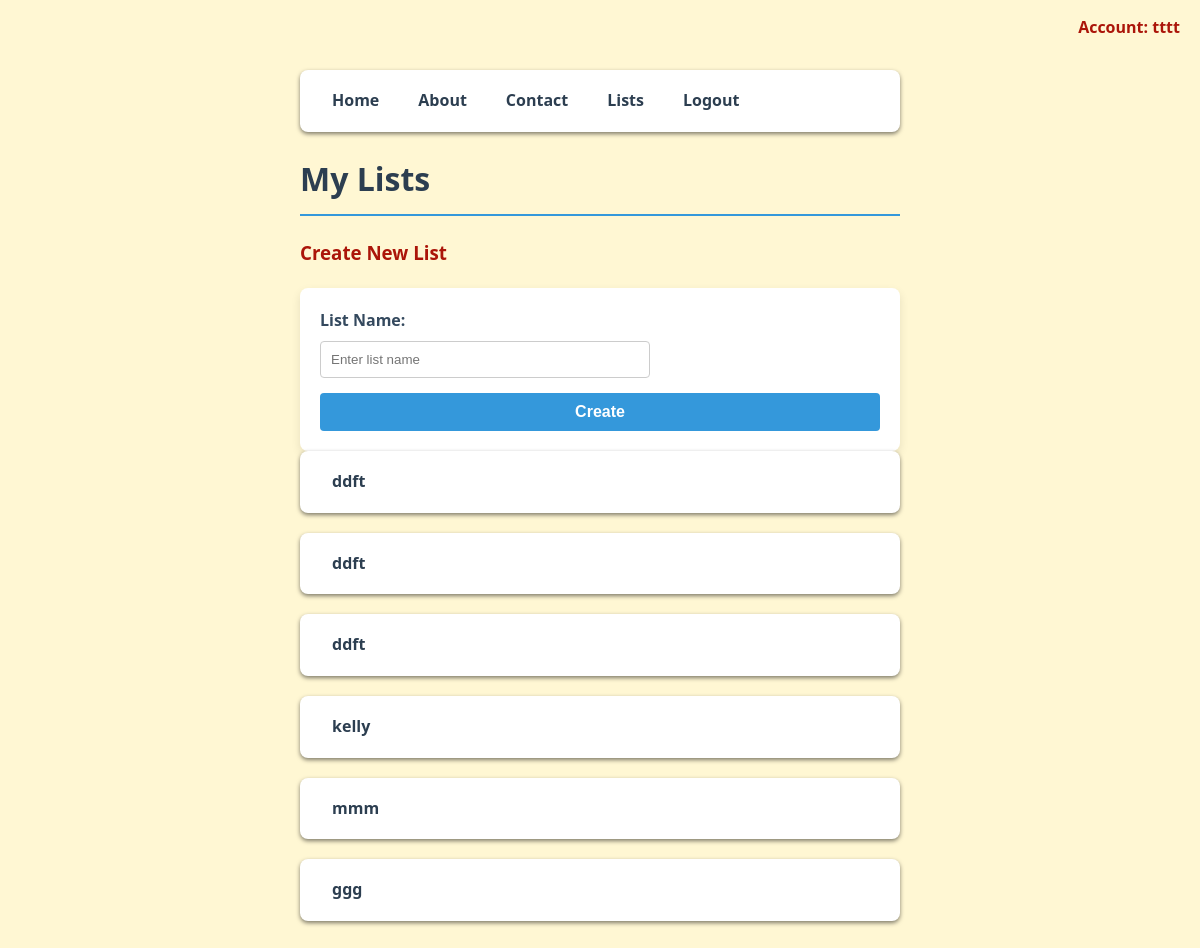
The app's page /lists (signed in), older data.
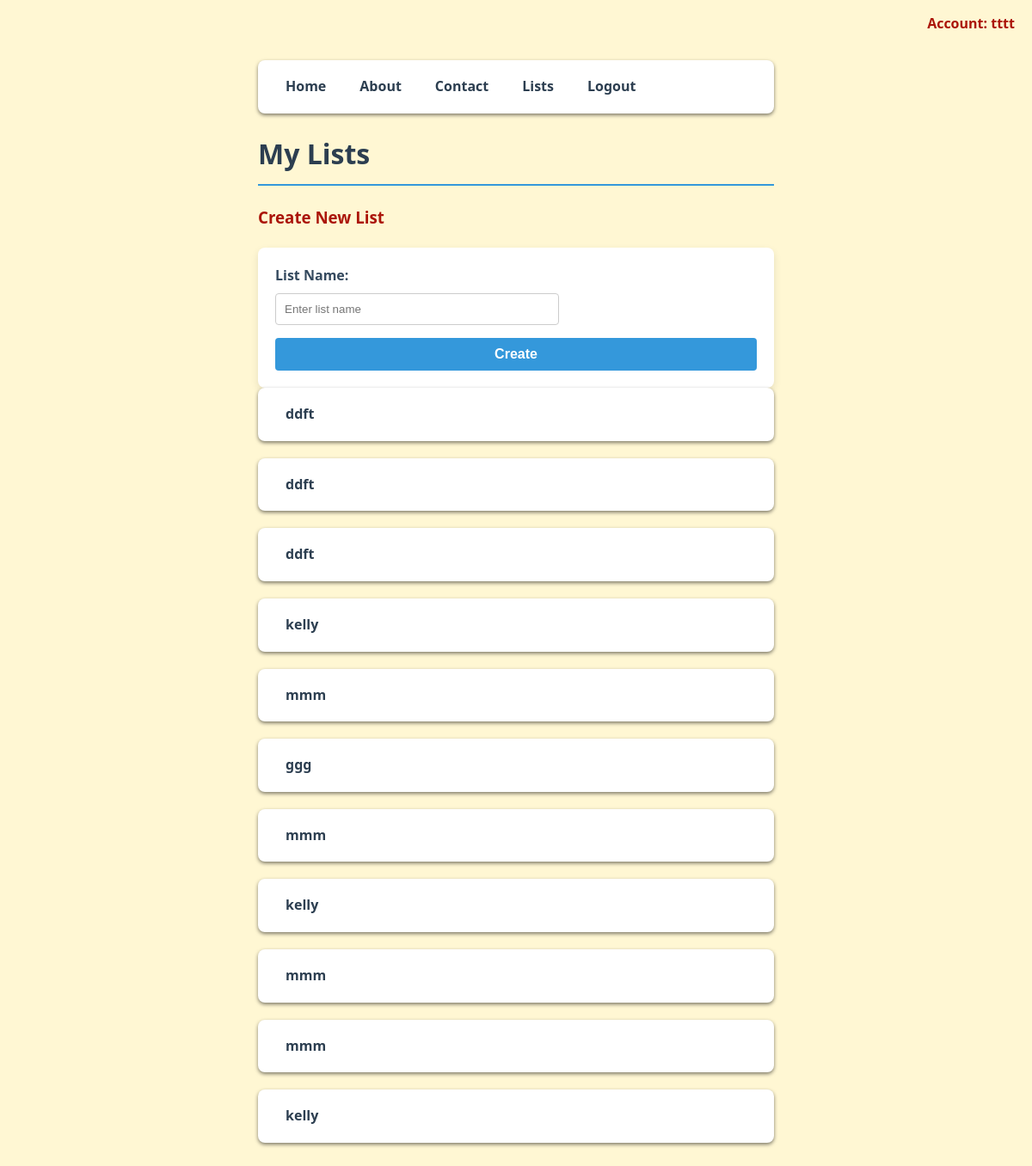
The same page, newer data.
### site.py (models this page shows)
class Group(db.Model):
    id = db.Column(db.Integer, primary_key=True)
    name = db.Column(db.String(100), nullable=False)
    user_id = db.Column(db.Integer, db.ForeignKey('user.id'), nullable=False)
    items = db.relationship('Item', backref='group', lazy=True)

### site.py (the view)
@app.route('/lists')
def lists():
    username = session.get('username')
    if not username:
        return redirect(url_for('login'))
    user = User.query.filter_by(username=username).first()
    if user:
        user_lists = Group.query.filter_by(user_id=user.id).all()
        return render_template('lists.html', lists=user_lists, username=username)
    return redirect(url_for('home'))

### templates/lists.html (shortened to what this page needs)
<!DOCTYPE html>
<html lang="en">
<head>
    <link rel="stylesheet" href="{{ url_for('static', filename='style.css') }}">
</head>
<body>
    <nav>
        <a href="{{url_for('home') }}">Home</a>
        <a href="{{url_for('about') }}">About</a>
        <a href="{{url_for('contact') }}">Contact</a>
        <a href="{{url_for('lists') }}">Lists</a>
        {% if username %}
        <a href="{{ url_for('logout') }}">Logout</a>
        {% else %}
        <a href="{{ url_for('login') }}">Login</a>
        <a href="{{ url_for('register') }}">Register</a>
        {% endif %}
    </nav>
    <div style='position: absolute; top:15px; right: 20px; font-weight: bold;'>
        Account: {{ username }}
    </div>
    <h1>My Lists</h1>
    <div class='card'>
        <h3>Create New List</h3>
        <form hx-post="{{ url_for('create_list') }}"
              hx-target='#lists-container'
              hx-swap='beforeend'
              hx-on::after-request="this.reset()">
            <label for="list_name">List Name:</label>
            <input type="text" id="list_name" name="list_name" required placeholder="Enter list name">
            <button type="submit">Create</button>
        </form>
    </div>
    {% for list in lists %}
    <nav class='card'>
        <a class="list-button" href="{{ url_for('inside_list', list_id=list.id) }}">
            {{ list.name }}
        </a>
    </nav>
    {% endfor %}
</body>
</html>

### static/style.css (style rules this page uses)
body { font-family: 'Segoe UI', Tahoma, Verdana, Geneva, sans-serif; background-color: #fff7d3; color: #AB1509; max-width: 600px; margin: 50px auto; padding: 20px; line-height: 1.6; }
h1 { color: #2c3e50; border-bottom: 2px solid #3498db; padding-bottom: 10px; }
nav { margin-bottom: 20px; }
nav a, p a { color: #3498db; text-decoration: none; margin-right: 15px; font-weight: 600; }
form { background: #ffffff; padding: 20px; border-radius: 7px; box-shadow: 0 4px 10px rgba(0, 0, 0, 0.05); margin-top: 20px; }
label { font-weight: 600; color: #34495e }
button[type='submit'] { background-color: #3498db; color: white; padding: 10px 20px; border: none; border-radius: 4px; cursor: pointer; font-size: 16px; font-weight: 600; width: 100%; }
nav { background-color: #ffff; padding: 12px 20px; border-radius: 8px; box-shadow: 0 2px 4px rgba(0, 0, 0, 0.5); margin-bottom: 20px; display: flex; gap: 15px; width:-moz-fit-content; }
nav a { color: #2c3e50; text-decoration: none; font-weight: 600; padding: 6px 12px; border-radius: 4px; transition: background-color 0.2s, color 0.2s; margin-right: 0; }
form { background-color: #ffffff; padding: 20px; border-radius: 8px; box-shadow: 0 4px 10px rgba(0, 0, 0, 0.1); margin-top: 20px; }
label { font-weight: 600; color: #34495e; display: block; margin-bottom: 8px; }
input[type='text'], input[type='password'] { width: 55%; padding: 10px; margin-bottom: 15px; border: 1px solid #ccc; border-radius: 4px; }
html { scroll-behavior: smooth; }
body { overflow-anchor: auto; }

Row changes from the older to the newer data that the page shows:
added Group: name "mmm"
added Group: name "kelly"
added Group: name "mmm"
added Group: name "mmm"
added Group: name "kelly"
